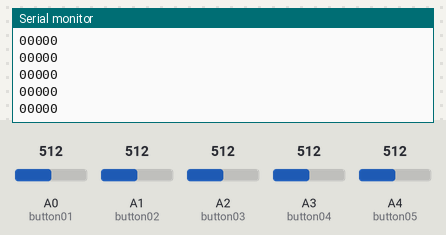
This sketch was run on a simulated Arduino Uno, built with avr-gcc and run on an emulated ATmega328P. On the bench: the last lines printed to the serial monitor. The test bench sets the inputs (shaded band); at power-on: A3 (button04) = 512, A0 (button01) = 512, A1 (button02) = 512, A2 (button03) = 512, A4 (button05) = 512.

Above: at 1.2 s.
1.3 s: A3 (button04) set to 610
At 2.2 s:
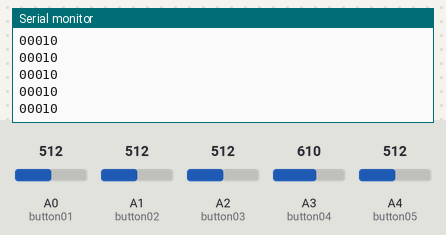
2.8 s: A0 (button01) set to 716
At 3.3 s:
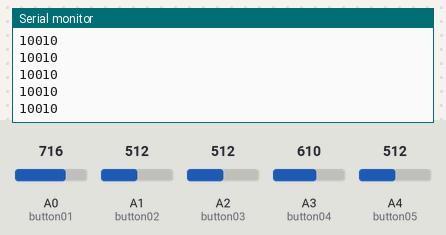
4.3 s: A1 (button02) set to 716
At 5.3 s:
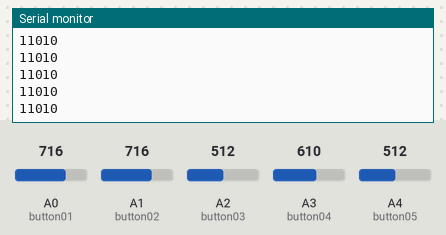
5.8 s: A2 (button03) set to 716
At 6.5 s:
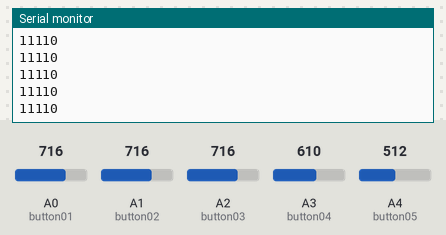
7.3 s: A4 (button05) set to 716
At 7.8 s:
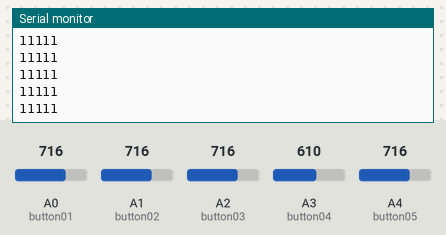
8.8 s: A3 (button04) set to 590
At 9.6 s:
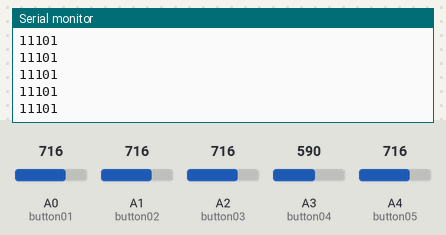
Timing chart, 0 to 11.3 s (numbered marks = the images above; inputs shaded):
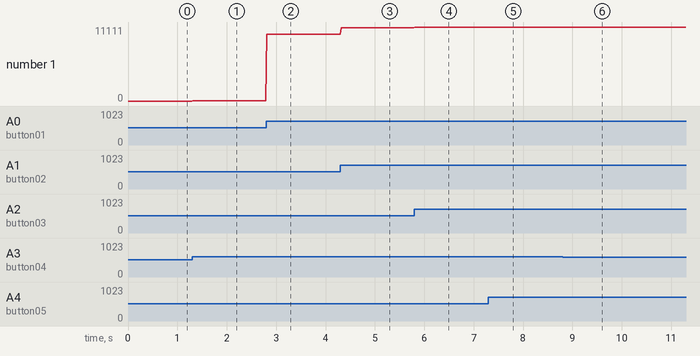

The sketch:

sketch_feb12.ino
```cpp
/* FSR simple testing sketch.  <br>Connect one end of FSR to power, the other end to Analog 0.
Then connect one end of a 10K resistor from Analog 0 to ground
*/
const int button01 = 0; // the FSR and 10K pulldown are connected to a0
const int button02 = 1;
const int button03 = 2;
const int button04 = 3;
const int button05 = 4;

const int ThreshHold = 600;

void setup(void) {
  Serial.begin(9600);
}

void loop(void) {
    String myString = "";

    // the analog reading from the FSR resistor divider
  if (analogRead(button01) >= ThreshHold+75) {
    myString += "1";
  }
  else
  {
    myString += "0";
  }

  if (analogRead(button02) >= ThreshHold+25) {
    myString += "1";
  }
  else
  {
    myString += "0";
  }

  if (analogRead(button03) >= ThreshHold+25) {
    myString += "1";
  }
  else
  {
    myString += "0";
  }

  if (analogRead(button04) >= ThreshHold) {
    myString += "1";
  }
  else
  {
    myString += "0";
  }

  if (analogRead(button05) >= ThreshHold+100) {
    myString += "1";
  }
  else
  {
    myString += "0";
  }

  Serial.println(myString);
  Serial.flush();
  delay(10);
}
```

Measured:
- after the input at 1.3 s, the serial monitor: prints a new line at once (image 1)
- after the input at 2.8 s, the serial monitor: prints a new line at once (image 2)
- after the input at 4.3 s, the serial monitor: prints a new line at once (image 3)
- after the input at 5.8 s, the serial monitor: prints a new line at once (image 4)
- after the input at 7.3 s, the serial monitor: prints a new line at once (image 5)
- after the input at 8.8 s, the serial monitor: prints a new line at once (image 6)
- plotted number 1: 0 → 10 after the input at 1.3 s, 10 → 10010 after the input at 2.8 s, 10010 → 11010 after the input at 4.3 s, 11010 → 11110 after the input at 5.8 s, 11110 → 11111 after the input at 7.3 s
